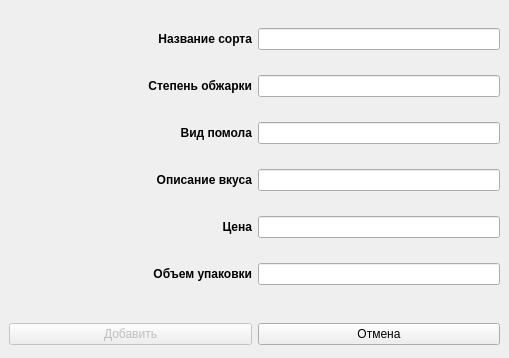
<?xml version="1.0" encoding="UTF-8"?>
<ui version="4.0">
 <class>Dialog</class>
 <widget class="QDialog" name="Dialog">
  <property name="geometry">
   <rect>
    <x>0</x>
    <y>0</y>
    <width>509</width>
    <height>358</height>
   </rect>
  </property>
  <property name="windowTitle">
   <string>Dialog</string>
  </property>
  <widget class="QWidget" name="verticalLayoutWidget">
   <property name="geometry">
    <rect>
     <x>9</x>
     <y>9</y>
     <width>491</width>
     <height>301</height>
    </rect>
   </property>
   <layout class="QVBoxLayout" name="verticalLayout">
    <item>
     <layout class="QHBoxLayout" name="horizontalLayout" stretch="0,0">
      <property name="sizeConstraint">
       <enum>QLayout::SetDefaultConstraint</enum>
      </property>
      <item>
       <widget class="QLabel" name="label">
        <property name="enabled">
         <bool>true</bool>
        </property>
        <property name="sizePolicy">
         <sizepolicy hsizetype="Expanding" vsizetype="Preferred">
          <horstretch>0</horstretch>
          <verstretch>0</verstretch>
         </sizepolicy>
        </property>
        <property name="font">
         <font>
          <weight>75</weight>
          <bold>true</bold>
         </font>
        </property>
        <property name="text">
         <string>Название сорта</string>
        </property>
        <property name="alignment">
         <set>Qt::AlignRight|Qt::AlignTrailing|Qt::AlignVCenter</set>
        </property>
       </widget>
      </item>
      <item>
       <widget class="QLineEdit" name="lineEdit_sort">
        <property name="sizePolicy">
         <sizepolicy hsizetype="Expanding" vsizetype="Fixed">
          <horstretch>0</horstretch>
          <verstretch>0</verstretch>
         </sizepolicy>
        </property>
       </widget>
      </item>
     </layout>
    </item>
    <item>
     <layout class="QHBoxLayout" name="horizontalLayout_4">
      <item>
       <widget class="QLabel" name="label_4">
        <property name="sizePolicy">
         <sizepolicy hsizetype="Expanding" vsizetype="Preferred">
          <horstretch>0</horstretch>
          <verstretch>0</verstretch>
         </sizepolicy>
        </property>
        <property name="font">
         <font>
          <weight>75</weight>
          <bold>true</bold>
         </font>
        </property>
        <property name="text">
         <string>Степень обжарки</string>
        </property>
        <property name="alignment">
         <set>Qt::AlignRight|Qt::AlignTrailing|Qt::AlignVCenter</set>
        </property>
       </widget>
      </item>
      <item>
       <widget class="QLineEdit" name="lineEdit_degree">
        <property name="sizePolicy">
         <sizepolicy hsizetype="Expanding" vsizetype="Fixed">
          <horstretch>0</horstretch>
          <verstretch>0</verstretch>
         </sizepolicy>
        </property>
       </widget>
      </item>
     </layout>
    </item>
    <item>
     <layout class="QHBoxLayout" name="horizontalLayout_6">
      <item>
       <widget class="QLabel" name="label_6">
        <property name="sizePolicy">
         <sizepolicy hsizetype="Expanding" vsizetype="Preferred">
          <horstretch>0</horstretch>
          <verstretch>0</verstretch>
         </sizepolicy>
        </property>
        <property name="font">
         <font>
          <weight>75</weight>
          <bold>true</bold>
         </font>
        </property>
        <property name="text">
         <string>Вид помола</string>
        </property>
        <property name="alignment">
         <set>Qt::AlignRight|Qt::AlignTrailing|Qt::AlignVCenter</set>
        </property>
       </widget>
      </item>
      <item>
       <widget class="QLineEdit" name="lineEdit_forma">
        <property name="sizePolicy">
         <sizepolicy hsizetype="Expanding" vsizetype="Fixed">
          <horstretch>0</horstretch>
          <verstretch>0</verstretch>
         </sizepolicy>
        </property>
       </widget>
      </item>
     </layout>
    </item>
    <item>
     <layout class="QHBoxLayout" name="horizontalLayout_5">
      <item>
       <widget class="QLabel" name="label_5">
        <property name="sizePolicy">
         <sizepolicy hsizetype="Expanding" vsizetype="Preferred">
          <horstretch>0</horstretch>
          <verstretch>0</verstretch>
         </sizepolicy>
        </property>
        <property name="font">
         <font>
          <weight>75</weight>
          <bold>true</bold>
         </font>
        </property>
        <property name="text">
         <string>Описание вкуса</string>
        </property>
        <property name="alignment">
         <set>Qt::AlignRight|Qt::AlignTrailing|Qt::AlignVCenter</set>
        </property>
       </widget>
      </item>
      <item>
       <widget class="QLineEdit" name="lineEdit_description">
        <property name="sizePolicy">
         <sizepolicy hsizetype="Expanding" vsizetype="Fixed">
          <horstretch>0</horstretch>
          <verstretch>0</verstretch>
         </sizepolicy>
        </property>
       </widget>
      </item>
     </layout>
    </item>
    <item>
     <layout class="QHBoxLayout" name="horizontalLayout_3">
      <item>
       <widget class="QLabel" name="label_3">
        <property name="sizePolicy">
         <sizepolicy hsizetype="Expanding" vsizetype="Preferred">
          <horstretch>0</horstretch>
          <verstretch>0</verstretch>
         </sizepolicy>
        </property>
        <property name="font">
         <font>
          <weight>75</weight>
          <bold>true</bold>
         </font>
        </property>
        <property name="text">
         <string>Цена</string>
        </property>
        <property name="alignment">
         <set>Qt::AlignRight|Qt::AlignTrailing|Qt::AlignVCenter</set>
        </property>
       </widget>
      </item>
      <item>
       <widget class="QLineEdit" name="lineEdit_price">
        <property name="sizePolicy">
         <sizepolicy hsizetype="Expanding" vsizetype="Fixed">
          <horstretch>0</horstretch>
          <verstretch>0</verstretch>
         </sizepolicy>
        </property>
       </widget>
      </item>
     </layout>
    </item>
    <item>
     <layout class="QHBoxLayout" name="horizontalLayout_2">
      <item>
       <widget class="QLabel" name="label_2">
        <property name="sizePolicy">
         <sizepolicy hsizetype="Expanding" vsizetype="Preferred">
          <horstretch>0</horstretch>
          <verstretch>0</verstretch>
         </sizepolicy>
        </property>
        <property name="font">
         <font>
          <weight>75</weight>
          <bold>true</bold>
         </font>
        </property>
        <property name="text">
         <string>Объем упаковки</string>
        </property>
        <property name="alignment">
         <set>Qt::AlignRight|Qt::AlignTrailing|Qt::AlignVCenter</set>
        </property>
       </widget>
      </item>
      <item>
       <widget class="QLineEdit" name="lineEdit_size">
        <property name="sizePolicy">
         <sizepolicy hsizetype="Expanding" vsizetype="Fixed">
          <horstretch>0</horstretch>
          <verstretch>0</verstretch>
         </sizepolicy>
        </property>
       </widget>
      </item>
     </layout>
    </item>
   </layout>
  </widget>
  <widget class="QWidget" name="horizontalLayoutWidget_7">
   <property name="geometry">
    <rect>
     <x>9</x>
     <y>319</y>
     <width>491</width>
     <height>31</height>
    </rect>
   </property>
   <layout class="QHBoxLayout" name="horizontalLayout_7">
    <item>
     <widget class="QPushButton" name="addButton">
      <property name="enabled">
       <bool>false</bool>
      </property>
      <property name="text">
       <string>Добавить</string>
      </property>
     </widget>
    </item>
    <item>
     <widget class="QPushButton" name="cancelButton">
      <property name="text">
       <string>Отмена</string>
      </property>
     </widget>
    </item>
   </layout>
  </widget>
 </widget>
 <resources/>
 <connections/>
</ui>
